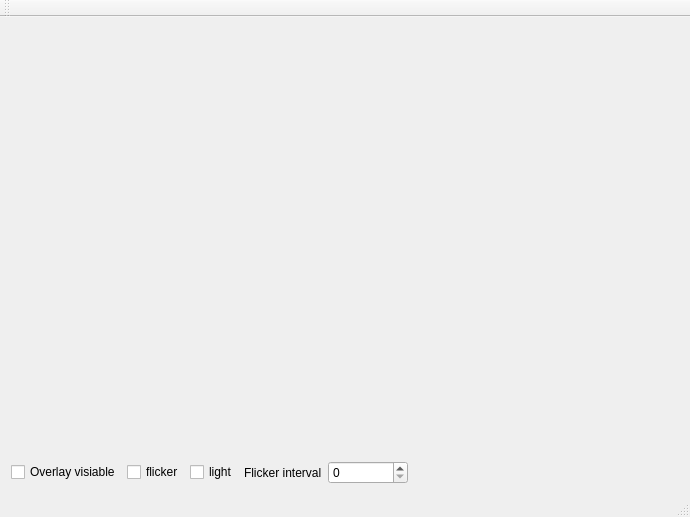
<?xml version="1.0" encoding="UTF-8"?>
<ui version="4.0">
 <class>MainWindow</class>
 <widget class="QMainWindow" name="MainWindow">
  <property name="geometry">
   <rect>
    <x>0</x>
    <y>0</y>
    <width>690</width>
    <height>517</height>
   </rect>
  </property>
  <property name="windowTitle">
   <string>MainWindow</string>
  </property>
  <widget class="QWidget" name="centralWidget">
   <layout class="QVBoxLayout" name="verticalLayout">
    <item>
     <layout class="QHBoxLayout" name="horizontalLayout_2">
      <item>
       <widget class="QEXTIndicatorLight" name="qtklightbutton_1" native="true">
        <property name="sizePolicy">
         <sizepolicy hsizetype="Preferred" vsizetype="Expanding">
          <horstretch>0</horstretch>
          <verstretch>0</verstretch>
         </sizepolicy>
        </property>
       </widget>
      </item>
      <item>
       <widget class="QEXTIndicatorLight" name="qtklightbutton_2" native="true">
        <property name="sizePolicy">
         <sizepolicy hsizetype="Preferred" vsizetype="Expanding">
          <horstretch>0</horstretch>
          <verstretch>0</verstretch>
         </sizepolicy>
        </property>
       </widget>
      </item>
      <item>
       <widget class="QEXTIndicatorLight" name="qtklightbutton_3" native="true">
        <property name="sizePolicy">
         <sizepolicy hsizetype="Preferred" vsizetype="Expanding">
          <horstretch>0</horstretch>
          <verstretch>0</verstretch>
         </sizepolicy>
        </property>
       </widget>
      </item>
     </layout>
    </item>
    <item>
     <layout class="QHBoxLayout" name="horizontalLayout_3">
      <item>
       <widget class="QEXTIndicatorLight" name="qtklightbutton_4" native="true">
        <property name="sizePolicy">
         <sizepolicy hsizetype="Preferred" vsizetype="Expanding">
          <horstretch>0</horstretch>
          <verstretch>0</verstretch>
         </sizepolicy>
        </property>
       </widget>
      </item>
      <item>
       <widget class="QEXTIndicatorLight" name="qtklightbutton_5" native="true">
        <property name="sizePolicy">
         <sizepolicy hsizetype="Preferred" vsizetype="Expanding">
          <horstretch>0</horstretch>
          <verstretch>0</verstretch>
         </sizepolicy>
        </property>
       </widget>
      </item>
      <item>
       <widget class="QEXTIndicatorLight" name="qtklightbutton_6" native="true">
        <property name="sizePolicy">
         <sizepolicy hsizetype="Preferred" vsizetype="Expanding">
          <horstretch>0</horstretch>
          <verstretch>0</verstretch>
         </sizepolicy>
        </property>
       </widget>
      </item>
     </layout>
    </item>
    <item>
     <layout class="QHBoxLayout" name="horizontalLayout_4">
      <item>
       <widget class="QEXTIndicatorLight" name="qtklightbutton_7" native="true">
        <property name="sizePolicy">
         <sizepolicy hsizetype="Preferred" vsizetype="Expanding">
          <horstretch>0</horstretch>
          <verstretch>0</verstretch>
         </sizepolicy>
        </property>
       </widget>
      </item>
      <item>
       <widget class="QEXTIndicatorLight" name="qtklightbutton_8" native="true">
        <property name="sizePolicy">
         <sizepolicy hsizetype="Preferred" vsizetype="Expanding">
          <horstretch>0</horstretch>
          <verstretch>0</verstretch>
         </sizepolicy>
        </property>
       </widget>
      </item>
      <item>
       <widget class="QEXTIndicatorLight" name="qtklightbutton_9" native="true">
        <property name="sizePolicy">
         <sizepolicy hsizetype="Preferred" vsizetype="Expanding">
          <horstretch>0</horstretch>
          <verstretch>0</verstretch>
         </sizepolicy>
        </property>
       </widget>
      </item>
     </layout>
    </item>
    <item>
     <layout class="QHBoxLayout" name="horizontalLayout">
      <item>
       <widget class="QCheckBox" name="checkBox_overlay">
        <property name="text">
         <string>Overlay visiable</string>
        </property>
       </widget>
      </item>
      <item>
       <widget class="QCheckBox" name="checkBox_flicker">
        <property name="text">
         <string>flicker</string>
        </property>
       </widget>
      </item>
      <item>
       <widget class="QCheckBox" name="checkBox_light">
        <property name="text">
         <string>light</string>
        </property>
       </widget>
      </item>
      <item>
       <widget class="QLabel" name="label">
        <property name="text">
         <string>Flicker interval</string>
        </property>
       </widget>
      </item>
      <item>
       <widget class="QSpinBox" name="spinBox">
        <property name="minimumSize">
         <size>
          <width>80</width>
          <height>0</height>
         </size>
        </property>
        <property name="maximum">
         <number>99999</number>
        </property>
       </widget>
      </item>
      <item>
       <spacer name="horizontalSpacer">
        <property name="orientation">
         <enum>Qt::Horizontal</enum>
        </property>
        <property name="sizeHint" stdset="0">
         <size>
          <width>40</width>
          <height>20</height>
         </size>
        </property>
       </spacer>
      </item>
     </layout>
    </item>
   </layout>
  </widget>
  <widget class="QMenuBar" name="menuBar">
   <property name="geometry">
    <rect>
     <x>0</x>
     <y>0</y>
     <width>690</width>
     <height>23</height>
    </rect>
   </property>
  </widget>
  <widget class="QToolBar" name="mainToolBar">
   <attribute name="toolBarArea">
    <enum>TopToolBarArea</enum>
   </attribute>
   <attribute name="toolBarBreak">
    <bool>false</bool>
   </attribute>
  </widget>
  <widget class="QStatusBar" name="statusBar"/>
 </widget>
 <layoutdefault spacing="6" margin="11"/>
 <customwidgets>
  <customwidget>
   <class>QEXTIndicatorLight</class>
   <extends>QWidget</extends>
   <header location="global">qextIndicatorLight.h</header>
   <container>1</container>
  </customwidget>
 </customwidgets>
 <resources/>
 <connections/>
</ui>
